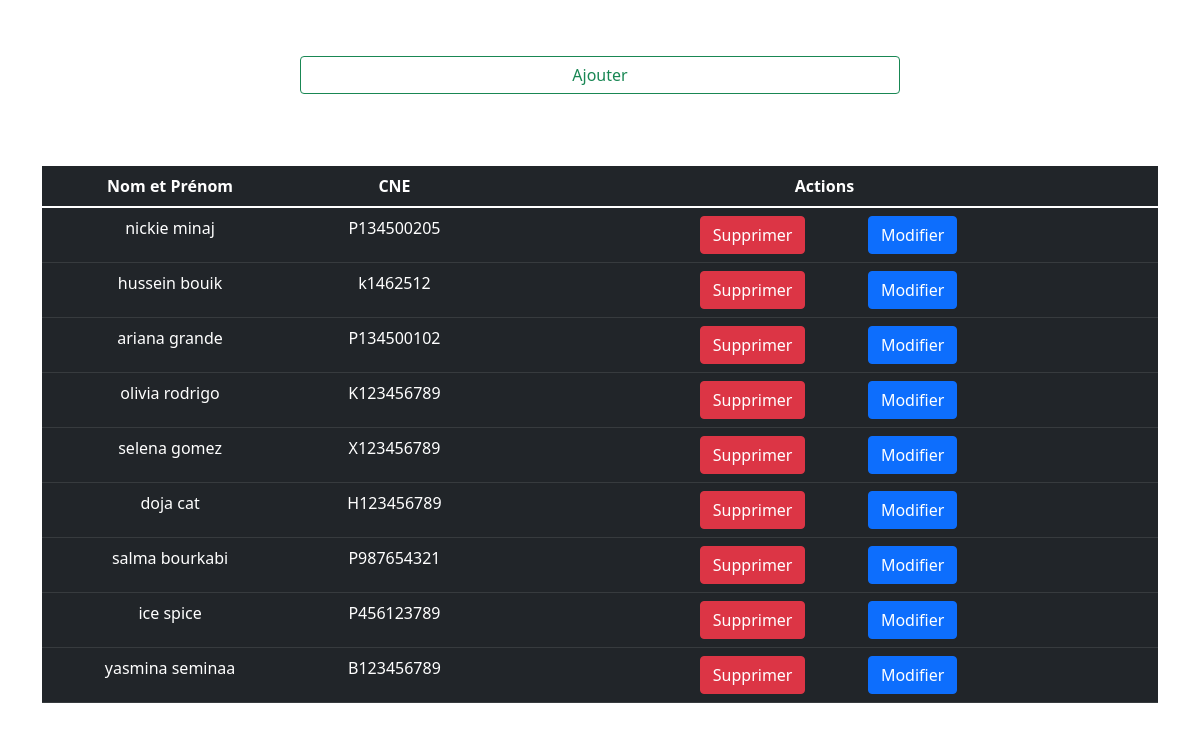
The page / on the database its author committed.
### tables this page shows
CREATE TABLE `personne` (
  `id` int(11) NOT NULL,
  `nom` varchar(255) NOT NULL,
  `cne` varchar(100) DEFAULT NULL
);

### Managers/GestionStagiaire.php (called while the page is built, shortened)
<?php
if (file_exists('./Entities/Stagiaire.php')) {
    include './Entities/Stagiaire.php';
} elseif (file_exists('../Entities/Stagiaire.php')) {
    include '../Entities/Stagiaire.php';
} else {
    echo "Error: Stagiaire.php not found in either directory.";
}
class GestionStagiaire
{
    private $pdo;
    public function __construct()
    {
        $this->pdo = new PDO('mysql:host=localhost;dbname=arbre_competence', 'root', '');
    }
    public function AfficherTous()
    {
        $sql = 'SELECT id, nom, cne FROM personne';
        $stmt = $this->pdo->prepare($sql);
        $stmt->execute();
        $stagiaires = [];
        foreach ($stmt->fetchAll(PDO::FETCH_ASSOC) as $stagiaire_data) {
            $stagiaire = new Stagiaire();
            $stagiaire->setId($stagiaire_data['id']);
            $stagiaire->setNom($stagiaire_data['nom']);
            $stagiaire->setCne($stagiaire_data['cne']);
            $stagiaires[] = $stagiaire;
        }
        return $stagiaires;
    }
}
?>

### Entities/Stagiaire.php (called while the page is built)
<?php
class Stagiaire{
    private $id;
    private $nom;
    private $cne;
    public function getId() {
        return $this->id;
    }
    public function setId($ID) {
        $this->id = $ID;
    }
    public function getNom() {
        return $this->nom;
    }
    public function setNom($NOM) {
        $this->nom = $NOM;
    }
    public function getCne() {
        return $this->cne;
    }
    public function setCne($CNE) {
        $this->cne = $CNE;
    }
}
?>

### index.php (the view, shortened to what this page needs)
<?php
include "./Managers/GestionStagiaire.php";
$gestionStagiaire = new GestionStagiaire();
$stagiaires = $gestionStagiaire->AfficherTous();
?>
<!DOCTYPE html>
<html lang="fr">
<head>
  <link rel="stylesheet" href="https://cdn.jsdelivr.net/npm/bootstrap@5.1.3/dist/css/bootstrap.min.css">
</head>
<body>
  <div class="table-responsive">
<div class="d-grid gap-2 col-6 mx-auto ">
              <a href="./UI/add.php" class="btn btn-outline-success">Ajouter</a>
</div>
<div class="container">
    <table class="table table-dark table-hover text-center">
      <thead>
        <tr>
          <th>Nom et Prénom</th>
          <th>CNE</th>
          <th>Actions</th>
        </tr>
      </thead>
      <tbody>
        <?php foreach($stagiaires as $stagiaire){ ?>
          <tr>
            <td><?= $stagiaire->getNom() ?></td>
            <td><?= $stagiaire->getCne() ?></td>
            <td>
              <a href="./UI/delete.php?id=<?php echo $stagiaire->getId(); ?>" class="btn btn-danger">Supprimer</a>
              <a href="./UI/edit_stagiaire.php?id=<?php echo $stagiaire->getId(); ?>" class="btn btn-primary">Modifier</a>
            </td>
          </tr>
        <?php } ?>
      </tbody>
    </table>
</div>
  </div>
</body>
</html>

### rows shown on the page
personne: nom "nickie minaj", cne "P134500205"
personne: nom "hussein bouik", cne "k1462512"
personne: nom "ariana grande", cne "P134500102"
personne: nom "olivia rodrigo", cne "K123456789"
personne: nom "selena gomez", cne "X123456789"
personne: nom "doja cat", cne "H123456789"
personne: nom "salma bourkabi", cne "P987654321"
personne: nom "ice spice", cne "P456123789"
personne: nom "yasmina seminaa", cne "B123456789"
